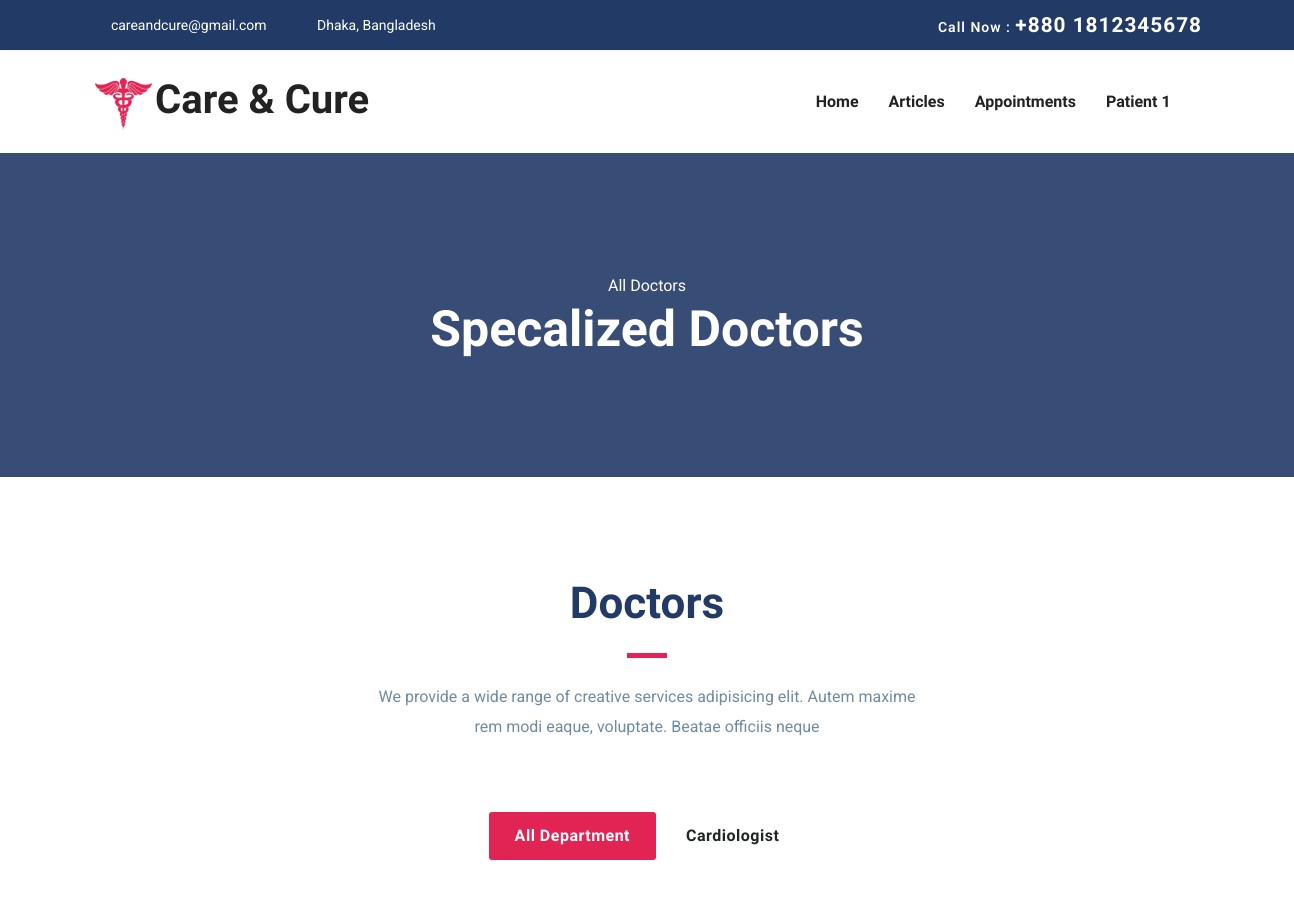
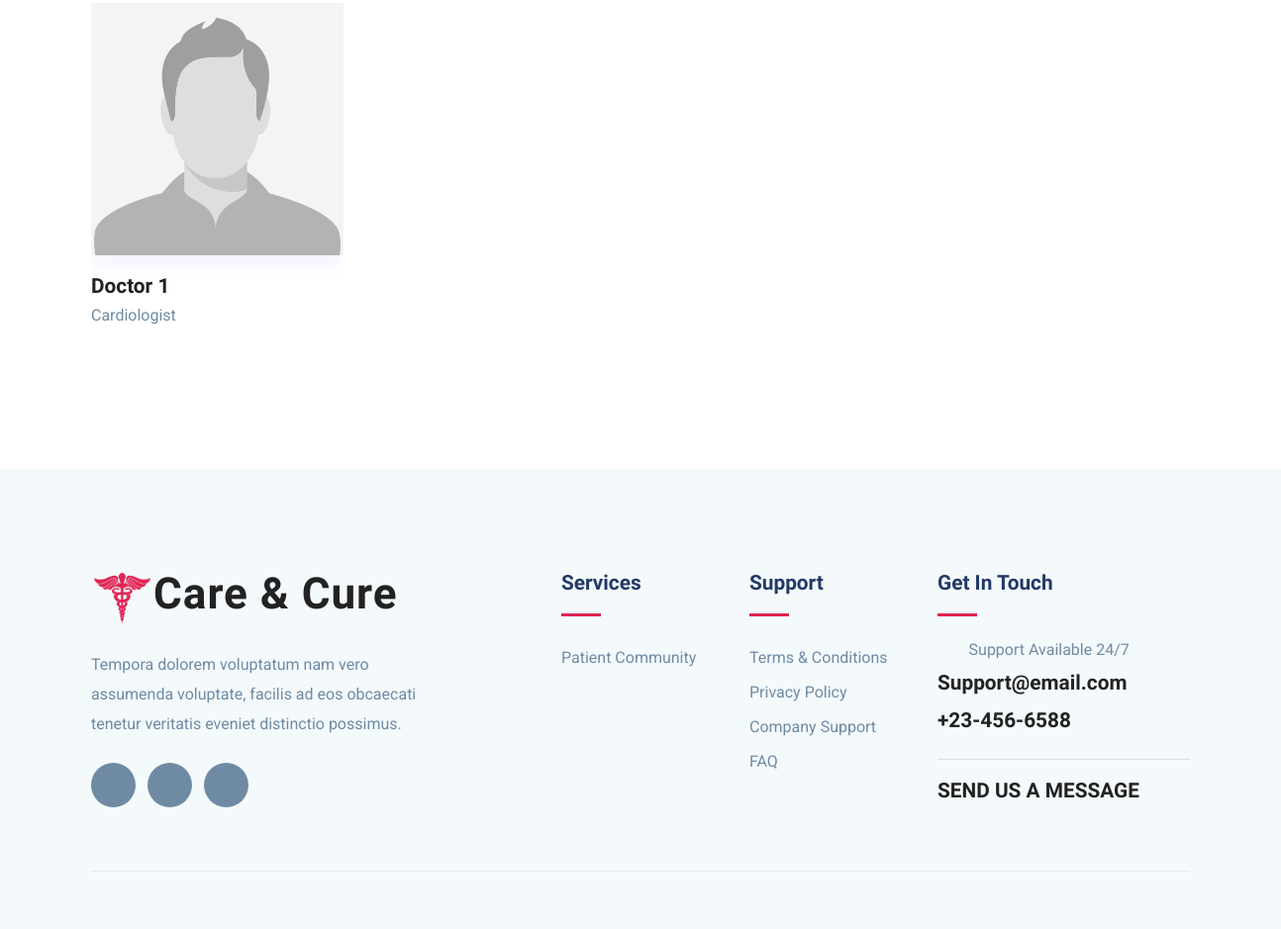
The app's page /appointments/doctors (signed in) with its own data (2 pictures, top to bottom).
### user_control/models.py (models this page shows, shortened)
class UserModel(AbstractBaseUser, PermissionsMixin):
    email = models.EmailField(max_length=255, unique=True)
    name = models.CharField(max_length=255)
    is_patient = models.BooleanField(default=False)
    is_doctor = models.BooleanField(default=False)
    is_active = models.BooleanField(default=True)
    is_staff = models.BooleanField(default=False)
    is_admin = models.BooleanField(default=False)
    is_superuser = models.BooleanField(default=False)
    date_joined = models.DateTimeField(auto_now_add=True)
    USERNAME_FIELD = "email"
    REQUIRED_FIELDS = ["name"]
    objects = MyUserManager()
    class Meta:
        verbose_name = "User"
        verbose_name_plural = "Users"

class SpecializationModel(models.Model):
    specialization = models.CharField(max_length=50)
    created_at = models.DateTimeField(auto_now_add=True)
    updated_at = models.DateTimeField(auto_now=True)
    def __str__(self):
        return self.specialization
    class Meta:
        verbose_name = "Specialization"
        verbose_name_plural = "Specializations"

class DoctorModel(models.Model):
    user = models.OneToOneField(UserModel, on_delete=models.CASCADE)
    bio = models.TextField(null=True, blank=True)
    image = models.ImageField(upload_to="images/users/", null=True, blank=True)
    gender = models.CharField(max_length=10, null=True, blank=True)
    blood_group = models.CharField(max_length=10, null=True, blank=True)
    date_of_birth = models.DateField(null=True, blank=True)
    phone = models.CharField(max_length=15, null=True, blank=True)
    NID = models.CharField(max_length=50, null=True, blank=True)
    specialization = models.ForeignKey(
        SpecializationModel, null=True, blank=True, on_delete=models.SET_NULL
    )
    BMDC_regNo = models.CharField(max_length=100, null=True, blank=True)
    last_donation = models.DateField(null=True, blank=True)
    created_at = models.DateTimeField(auto_now_add=True)
    updated_at = models.DateTimeField(auto_now=True)
    class Meta:
        verbose_name = "Doctor"
        verbose_name_plural = "Doctors"

### user_control/decorators.py (the view)
        def wrapper_func(request, *args, **kwargs):
            if request.user.is_patient:
                return view_func(request, *args, **kwargs)
            else:
                return render(request, "401.html")

### appointment_control/views.py (called while the page is built)
@login_required(login_url="login")
@show_to_patient(allowed_roles=["is_patient"])
def appointment_doctor_list_view(request):
    specializations = SpecializationModel.objects.all()
    doctors = DoctorModel.objects.all()
    doctors = [doctor for doctor in doctors if doctor.specialization is not None]
    context = {
        "specializations": specializations,
        "doctors": doctors,
    }
    return render(request, "pages/appointment/doctors-list.html", context)

### templates/pages/appointment/doctors-list.html (shortened to what this page needs)
{% extends "base.html" %}
{% load static %}
{% block content %}
<section class="page-title bg-1">
    <div class="container">
        <div class="row">
            <div class="col-md-12">
                <div class="block text-center">
                    <span class="text-white">All Doctors</span>
                    <h1 class="text-capitalize mb-5 text-lg">Specalized doctors</h1>
                </div>
            </div>
        </div>
    </div>
</section>
<section class="section doctors">
    <div class="container">
        <div class="row justify-content-center">
            <div class="col-lg-6 text-center">
                <div class="section-title">
                    <h2>Doctors</h2>
                    <div class="divider mx-auto my-4"></div>
                    <p>We provide a wide range of creative services adipisicing elit. Autem maxime rem modi eaque,
                        voluptate. Beatae officiis neque </p>
                </div>
            </div>
        </div>
        <div class="col-lg-12 text-center justify-content-center mb-5">
            <div class="btn-group btn-group-toggle " data-toggle="buttons">
                <label class="btn active ">
                    <input type="radio" name="shuffle-filter" value="all" checked="checked" />All Department
                </label>
                {% for specialization in specializations %}
                <label class="btn ">
                    <input type="radio" name="shuffle-filter" value="{{ specialization }}" />{{ specialization }}
                </label>
                {% endfor %}
            </div>
        </div>
        <div class="row shuffle-wrapper portfolio-gallery">
            {% for doctor in doctors %}
            <div class="col-lg-3 col-sm-6 col-md-6 mb-4 shuffle-item"
                data-groups="[&quot;{{ doctor.specialization }}&quot;]">
                <div class="position-relative doctor-inner-box">
                    <div class="doctor-profile">
                        <div class="doctor-img">
                            {% if doctor.image %}
                            <img src="{{ doctor.image.url }}" alt="{{ doctor.user.name }}" class="img-fluid w-100">
                            {% else %}
                            <img src="{% static 'images/placeholders/user-placeholder.jpg' %}"
                                alt="{{ doctor.user.name }}" class="img-fluid w-100">
                            {% endif %}
                        </div>
                    </div>
                    <div class="content mt-3">
                        <h4 class="mb-0">
                            <a href="{% url 'doctor-profile' doctor.user.id %}">
                                {{ doctor.user.name }}
                            </a>
                        </h4>
                        <p>{{ doctor.specialization }}</p>
                    </div>
                </div>
            </div>
            {% endfor %}
        </div>
    </div>
</section>
{% endblock %}

### templates/base.html (shortened to what this page needs)
<!DOCTYPE html>
{% load static %}
<html>
<head>
    <link href="https://cdnjs.cloudflare.com/ajax/libs/font-awesome/5.15.1/css/all.min.css" rel="stylesheet" />
    <link rel="stylesheet" href="{% static 'plugins/bootstrap/css/bootstrap.min.css' %}">
    <link rel="stylesheet" href="{% static 'plugins/icofont/icofont.min.css' %}">
    <link rel="stylesheet" href="{% static 'plugins/slick-carousel/slick/slick.css' %}">
    <link rel="stylesheet" href="{% static 'plugins/slick-carousel/slick/slick-theme.css' %}">
    <link rel="stylesheet" href="{% static 'css/style.css' %}">
</head>
<body id="top">
    <header>
        <div class="header-top-bar">
            <div class="container">
                <div class="row align-items-center">
                    <div class="col-lg-6">
                        <ul class="top-bar-info list-inline-item pl-0 mb-0">
                            <li class="list-inline-item"><a href="mailto:amic@gmail.com"><i
                                        class="icofont-support-faq mr-2"></i>careandcure@gmail.com</a></li>
                            <li class="list-inline-item">
                                <i class="icofont-location-pin mr-2"></i>Dhaka, Bangladesh
                            </li>
                        </ul>
                    </div>
                    <div class="col-lg-6">
                        <div class="text-lg-right top-right-bar mt-2 mt-lg-0">
                            <a href="tel:+8801812345678">
                                <span>Call Now : </span>
                                <span class="h4">+880 1812345678</span>
                            </a>
                        </div>
                    </div>
                </div>
            </div>
        </div>
        {% include "./components/navbar.html" %}
    </header>
    {% block content %}
    {% endblock content %}
    {% include "./components/footer.html" %}
</body>
</html>

### templates/components/navbar.html (shortened to what this page needs)
{% load static %}
<nav class="navbar navbar-expand-lg navigation" id="navbar">
    <div class="container">
        <a class="navbar-brand" href="{% url 'home' %}">
            <h1><img src="{% static 'images/logoo.png' %}" alt="" class="img-fluid">Care & Cure</h1>
        </a>
        <div class="collapse navbar-collapse" id="navbarmain">
            <ul class="navbar-nav ml-auto">
                <li class="nav-item active">
                    <a class="nav-link" href="{% url 'home' %}">Home</a>
                </li>
                <li class="nav-item"><a class="nav-link" href="{% url 'article-home' %}">Articles</a></li>
                {% if request.user.is_authenticated and request.user.is_doctor %}
                <li class="nav-item">
                    <a class="nav-link" href="{% url 'doctor-appointment-home' %}">Appointments</a>
                </li>
                {% elif request.user.is_authenticated and request.user.is_patient %}
                <li class="nav-item">
                    <a class="nav-link" href="{% url 'patient-appointment-home' %}">Appointments</a>
                </li>
                {% endif %}
                {% if request.user.is_authenticated %}
                <li class="nav-item dropdown">
                    <a class="nav-link dropdown-toggle" href="#" id="dropdown03" data-toggle="dropdown"
                        aria-haspopup="true" aria-expanded="false">{{ request.user.name }} <i
                            class="icofont-thin-down"></i></a>
                </li>
                {% endif %}
            </ul>
        </div>
    </div>
</nav>

### templates/components/footer.html (shortened to what this page needs)
{% load static %}
<footer class="footer section gray-bg">
    <div class="container">
        <div class="row">
            <div class="col-lg-4 mr-auto col-sm-6">
                <div class="widget mb-5 mb-lg-0">
                    <div class="logo mb-4">
                        <h2><img src="{% static 'images/logoo.png' %}" alt="" class="img-fluid">Care & Cure</h2>
                    </div>
                    <p>Tempora dolorem voluptatum nam vero assumenda voluptate, facilis ad eos obcaecati tenetur
                        veritatis eveniet distinctio possimus.</p>
                    <ul class="list-inline footer-socials mt-4">
                        <li class="list-inline-item"><a href="#"><i class="icofont-facebook"></i></a></li>
                        <li class="list-inline-item"><a href="#"><i class="icofont-twitter"></i></a></li>
                        <li class="list-inline-item"><a href="#"><i class="icofont-linkedin"></i></a></li>
                    </ul>
                </div>
            </div>
            <div class="col-lg-2 col-md-6 col-sm-6">
                <div class="widget mb-5 mb-lg-0">
                    <h4 class="text-capitalize mb-3">Services</h4>
                    <div class="divider mb-4"></div>
                    <ul class="list-unstyled footer-menu lh-35">
                        <li><a href="{% url 'community-home' %}">Patient Community</a></li>
                    </ul>
                </div>
            </div>
            <div class="col-lg-2 col-md-6 col-sm-6">
                <div class="widget mb-5 mb-lg-0">
                    <h4 class="text-capitalize mb-3">Support</h4>
                    <div class="divider mb-4"></div>
                    <ul class="list-unstyled footer-menu lh-35">
                        <li><a href="#">Terms & Conditions</a></li>
                        <li><a href="#">Privacy Policy</a></li>
                        <li><a href="#">Company Support </a></li>
                        <li><a href="#">FAQ</a></li>
                    </ul>
                </div>
            </div>
            <div class="col-lg-3 col-md-6 col-sm-6">
                <div class="widget widget-contact mb-5 mb-lg-0">
                    <h4 class="text-capitalize mb-3">Get in Touch</h4>
                    <div class="divider mb-4"></div>
                    <div class="footer-contact-block mb-4">
                        <div class="icon d-flex align-items-center">
                            <i class="icofont-email mr-3"></i>
                            <span class="h6 mb-0">Support Available 24/7</span>
                        </div>
                        <h4 class="mt-2"><a href="tel:+23-345-67890">Support@email.com</a></h4>
                        <h4 class="mt-2"><a href="tel:+23-345-67890">+23-456-6588</a></h4>
                    </div>
                    <hr />
                    <div class="footer-contact-block">
                        <h4 class="mt-2"><a href="{% url 'contact' %}">SEND US A MESSAGE</a></h4>
                    </div>
                </div>
            </div>
        </div>
        <div class="footer-btm py-4 mt-5">
        </div>
    </div>
</footer>

### static-files/css/style.css (style rules this page uses)
html { overflow-x: hidden; }
body { line-height: 1.6; font-family: "Roboto", sans-serif; -webkit-font-smoothing: antialiased; font-size: 16px; color: #6f8ba4; font-weight: 400; }
h1, .h1, h2, .h2, h3, .h3, h4, .h4, h5, .h5, h6, .h6 { font-family: "Exo", sans-serif; font-weight: 700; color: #222; }
h1, .h1 { font-size: 2.5rem; }
h2, .h2 { font-size: 44px; }
h4, .h4 { font-size: 1.3rem; line-height: 30px; }
h6, .h6 { font-size: 1rem; }
p { line-height: 30px; }
.btn { display: inline-block; font-size: 14px; font-size: 0.8125rem; font-weight: 700; letter-spacing: 0.5px; padding: 0.75rem 2rem; font-family: "Exo", sans-serif; text-transform: uppercase; border-radius: 5px; border: 2px solid transparent; transition: all 0.35s ease; }
.section { padding: 100px 0; }
.text-lg { font-size: 3.75rem; }
a { color: #222; text-decoration: none; transition: all 0.35s ease; }
.page-title { padding: 120px 0px 70px 0px; position: relative; }
.page-title .block h1 { color: #fff; }
.section-title { margin-bottom: 70px; }
.section-title h2 { color: #223a66; }
.text-lg { font-size: 50px; }
.gray-bg { background: #f4f9fc; }
#navbarmain { padding: 20px 0px; }
#navbarmain .nav-link { font-weight: 600; padding: 10px 15px; color: #222; font-family: "Exo", sans-serif; text-transform: capitalize; font-size: 16px; transition: all 0.25s ease; }
.dropdown-toggle::after { display: none; }
.navbar-brand { margin-top: 10px; }
.header-top-bar { background: #223a66; font-size: 14px; padding: 10px 0px; box-shadow: 0 1px 2px rgba(0, 0, 0, 0.05); color: #fff; }
.top-bar-info li a { color: #fff; margin-right: 20px; }
.top-right-bar a span { color: #fff; font-weight: 600; letter-spacing: 1px; }
.bg-1 { background-size: cover; position: relative; }
.divider { width: 40px; height: 5px; background: #e12454; }
.doctors .btn-group .btn { border-radius: 0px; margin: 0px 2px; text-transform: capitalize; font-size: 16px; padding: 0.6rem 1.5rem; cursor: pointer; }
.doctors .btn-group .btn.active { box-shadow: none !important; border-color: transparent; background: #e12454; color: #fff; }
.doctors .btn-group > .btn-group:not(:last-child) > .btn, .doctors .btn-group > .btn:not(:last-child):not(.dropdown-toggle), .doctors .btn-group > .btn:not(:first-child) { border-radius: 3px; }
.doctor-inner-box { overflow: hidden; }
.doctor-inner-box .doctor-profile { overflow: hidden; position: relative; box-shadow: 0px 8px 16px 0px rgba(200, 183, 255, 0.2); }
.doctor-inner-box .doctor-profile .doctor-img { transition: all 0.35s ease; }
.lh-35 { line-height: 35px; }
.footer { padding-bottom: 10px; }
.logo { font-weight: 600; letter-spacing: 1px; }
.widget .divider { height: 3px; }
.widget h4 { color: #223a66; }
.widget .footer-menu a { color: #6f8ba4; }
.footer-contact-block span { font-weight: 400; color: #6f8ba4; }
.footer-contact-block i { font-size: 20px; }
.footer-btm { border-top: 1px solid rgba(0, 0, 0, 0.06); }
.footer-socials li a { width: 45px; height: 45px; background: #6f8ba4; color: #fff; display: inline-block; text-align: center; border-radius: 100%; padding-top: 12px; }

### records on screen
UserModel: user.name "Patient 1"
SpecializationModel: specialization "Cardiologist"
DoctorModel: user.name "Doctor 1", specialization "Cardiologist"
